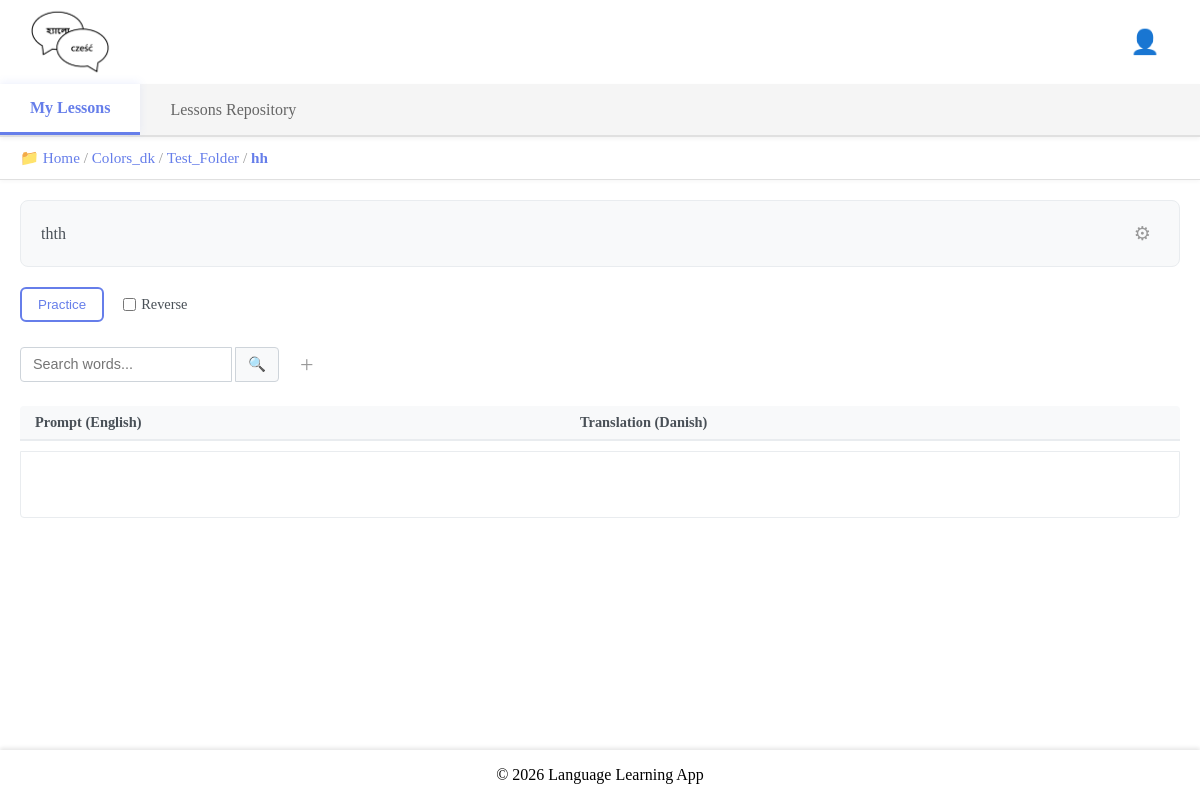
/my-lesson-details/158/ (signed in), run on an earlier commit of the app's database.
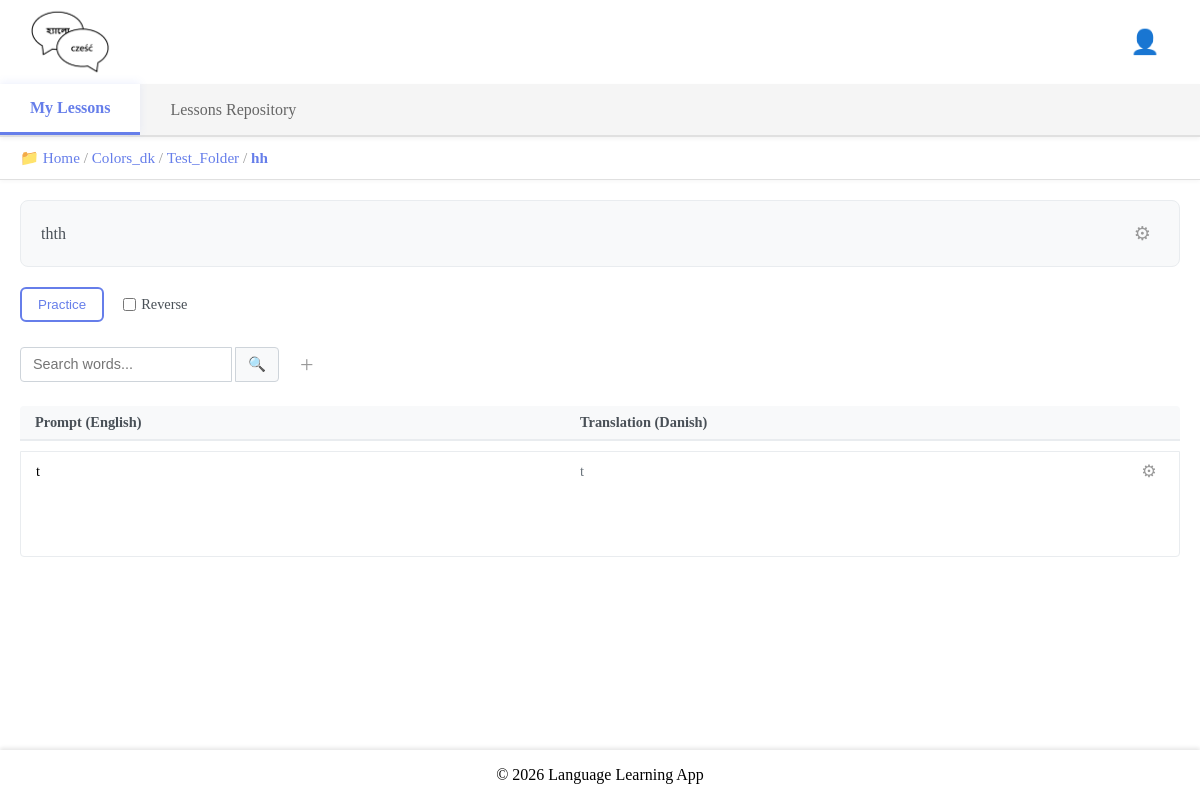
And on a later commit of the database.
### base/models.py (models this page shows, shortened)
class UserDirectory(models.Model):
    name = models.CharField(max_length=255)
    user = models.ForeignKey(
        User, on_delete=models.CASCADE, related_name="directories"
    )
    parent_directory = models.ForeignKey(
        "self",
        null=True,
        blank=True,
        on_delete=models.CASCADE,
        related_name="subdirectories",
    )
    is_root = models.BooleanField(default=False)
    created = models.DateTimeField(auto_now_add=True)
    updated = models.DateTimeField(auto_now=True)
    class Meta:
        ordering = ["name"]
        unique_together = ("user", "parent_directory", "name")
    def get_path(self):
        path = []
        current = self
        visited = set()
        while current is not None:
            if current.id in visited:
                break
            visited.add(current.id)
            path.insert(0, current)
            current = current.parent_directory
        return path

class UserWord(models.Model):
    user_lesson = models.ForeignKey(
        UserLesson,
        on_delete=models.CASCADE,
        related_name="user_words",
    )
    word = models.ForeignKey(Word, on_delete=models.CASCADE)
    current_progress = models.PositiveIntegerField(default=0)
    notes = models.TextField(blank=True)
    class Meta:
        unique_together = ("user_lesson", "word")

class Word(models.Model):
    lesson = models.ForeignKey(Lesson, on_delete=models.CASCADE, related_name="words")
    prompt = models.CharField(max_length=255)
    translation = models.CharField(max_length=255)
    usage = models.TextField(blank=True)
    prompt_audio = models.FileField(upload_to="audio/prompts/", blank=True, null=True)
    usage_audio = models.FileField(upload_to="audio/usages/", blank=True, null=True)
    hint = models.CharField(max_length=255, blank=True)
    updated = models.DateTimeField(auto_now=True)
    created = models.DateTimeField(auto_now_add=True)

### base/views.py (the view, shortened to what this page needs)
@login_required(login_url="login")
def myLessonDetails(request, my_lesson_id):
    myLesson = UserLesson.objects.select_related(
        "lesson", "lesson__author", "lesson__access_type",
        "lesson__prompt_language", "lesson__translation_language"
    ).filter(id=my_lesson_id).first()
    if not myLesson:
        return HttpResponse("You do not have this lesson.", status=404)
    if request.user.id != myLesson.user.id and not request.user.is_superuser:
        return HttpResponse("You are not allowed here!", status=403)
    lesson_words = myLesson.lesson.words.all()
    existing_userword_word_ids = set(
        UserWord.objects.filter(user_lesson=myLesson).values_list("word_id", flat=True)
    )
    missing_words = [w for w in lesson_words if w.id not in existing_userword_word_ids]
    for word in missing_words:
        UserWord.objects.create(
            user_lesson=myLesson, word=word, current_progress=0, notes=""
        )
    myWords = UserWord.objects.filter(user_lesson=myLesson).order_by(
        Lower("word__prompt")
    )
    my_Words_search_query = request.GET.get("q") or ""
    is_author = myLesson.lesson.author == request.user
    is_private = myLesson.lesson.access_type.name == "private"
    if request.user == myLesson.lesson.author or myLesson.lesson.access_type.name in [
        "write"
    ]:
        can_edit = True
    else:
        can_edit = False
    userWordForm = UserWordForm()
    if can_edit:
        if request.method == "POST":
            userWordForm = UserWordForm(request.POST)
            if userWordForm.is_valid():
                word_data = userWordForm.cleaned_data.get("word")
                prompt = (
                    word_data.prompt
                    if word_data
                    else userWordForm.cleaned_data.get("prompt")
                )
                translation = (
                    word_data.translation
                    if word_data
                    else userWordForm.cleaned_data.get("translation")
                )
                usage = (
                    word_data.usage
                    if word_data
                    else userWordForm.cleaned_data.get("usage")
                )
                hint = (
                    word_data.hint
                    if word_data
                    else userWordForm.cleaned_data.get("hint")
                )
                if Word.objects.filter(prompt=prompt, lesson=myLesson.lesson).exists():
                    messages.error(request, "This word already exists in the lesson.")
                    return redirect("my-lesson-details", my_lesson_id=myLesson.id)
                new_word = Word(
                    prompt=prompt,
                    translation=translation,
                    usage=usage,
                    hint=hint,
                    lesson=myLesson.lesson,
                )
                if request.user.userprofile.auto_generate_hints and not new_word.hint and new_word.prompt:
                    new_word.hint = new_word.prompt[0].upper()
                new_word.save()
                if new_word.prompt:
                    rel_path = generate_audio_file(
                        new_word.prompt,
                        myLesson.lesson.prompt_language,
                        "audio/prompts",
                        f"word_{new_word.id}_prompt.mp3",
                    )
                    new_word.prompt_audio = rel_path
                if new_word.usage:
                    rel_path = generate_audio_file(
                        new_word.usage,
                        myLesson.lesson.prompt_language,
                        "audio/usages",
                        f"word_{new_word.id}_usage.mp3",
                    )
                    new_word.usage_audio = rel_path
                new_word.save()
                UserWord.objects.create(
                    user_lesson=myLesson,
                    word=new_word,
                    current_progress=0,
                    notes=userWordForm.cleaned_data.get("notes", ""),
                )
                myLesson.lesson.updated = (
                    new_word.updated
                )  # Update lesson's updated time
                myLesson.lesson.changes_log = (
                    (
                        myLesson.lesson.changes_log + "\n"
                        if myLesson.lesson.changes_log
                        else ""
                    )
                    + f"{timezone.now()} Word '{new_word.prompt}' added by {request.user.username}"
                )
                myLesson.lesson.save()  # Save the lesson to update the timestamp
                messages.success(request, "Word created successfully!")
                return redirect("my-lesson-details", my_lesson_id=myLesson.id)
    current_directory = myLesson.directory
    if not current_directory:
        current_directory = UserDirectory.get_or_create_root_directory(request.user)
        myLesson.directory = current_directory
        myLesson.save()
    breadcrumb_path = current_directory.get_path()
    context = {
        "my_lesson": myLesson,
        "my_words": myWords,
        "word_form": userWordForm,
        "can_edit": can_edit,
        "is_private": is_private,
        "is_author": is_author,
        "current_directory": current_directory,
        "breadcrumb_path": breadcrumb_path,
        "breadcrumb_lesson": myLesson,
    }
    return render(request, "base/authenticated/my_lessons/my_lesson_details.html", context)

### base/models.py (called while the page is built)
    def __str__(self):
        return self.name

### base/templates/base/authenticated/my_lessons/my_lesson_details.html (shortened to what this page needs)
{% extends 'base/layouts/my_lessons_layout.html' %}
{% block tab_content %}
<div class="lesson-header-box">
    <div class="lesson-description">
        <p>{{ my_lesson.lesson.description|default:"No description available." }}</p>
    </div>
    <div class="lesson-actions">
        <div class="dropdown">
            <button class="dropdown-btn" data-menu="lesson-settings">&#9881;</button>
        </div>
    </div>
</div>
<div class="practice-section">
    <form method="GET" action="{% url 'start-practice' my_lesson.id 'normal' %}" id="practice-form">
        <button type="submit" class="practice-btn" autofocus>Practice</button>
        <label class="reverse-checkbox" title="The prompt and translation is reversed in this mode">
            <input type="checkbox" id="reverse-practice" onchange="updatePracticeUrl()">
            <span>Reverse</span>
        </label>
    </form>
</div>
<div class="search-add-section">
    <form method="GET" action="{% url 'my-lesson-details' my_lesson.id %}" class="search-form">
        <input type="text" name="q" placeholder="Search words...">
        <button type="submit" class="search-btn">🔍</button>
    </form>
    {% if can_edit %}
    <a href="{% url 'create-word' my_lesson.id %}" class="add-btn" title="Add new word">+</a>
    {% endif %}
</div>
<div class="my-lesson-container">
    <div class="words-header">
        <div class="word-prompt-header">Prompt ({{my_lesson.lesson.prompt_language}})</div>
        <div class="word-translation-header">Translation ({{my_lesson.lesson.translation_language}})</div>
    </div>
    <div class="words-list">
        {% for my_word in my_words %}
            <div class="word-item" data-url="{% url 'my-word-details' my_word.id %}">
                <div class="word-prompt">{{ my_word.word.prompt }}</div>
                <div class="word-translation">{{ my_word.word.translation }}</div>
                <div class="word-actions" onclick="event.stopPropagation()">
                    <div class="dropdown">
                        <button class="dropdown-btn" data-menu="word-{{ my_word.id }}">&#9881;</button>
                    </div>
                </div>
            </div>
        {% endfor %}
    </div>
</div>
{% endblock tab_content %}

### base/templates/base/layouts/includes/breadcrumb.html (shortened to what this page needs)
<nav class="breadcrumb-nav">
    <span>📁 </span>
    {% for dir in breadcrumb_path %}
        {% if dir.is_root %}
            <a href="{% url 'my-lessons' %}">{{ dir.name }}</a>
        {% else %}
            <a href="{% url 'my-lessons-directory' dir.id %}">{{ dir.name }}</a>
        {% endif %}
        {% if not forloop.last or breadcrumb_lesson %}
            <span> / </span>
        {% endif %}
    {% endfor %}
    {% if breadcrumb_lesson %}
        <a href="{% url 'my-lesson-details' breadcrumb_lesson.id %}" style="font-weight: bold;">{{ breadcrumb_lesson.lesson.title }}</a>
    {% endif %}
</nav>

What changed in the data, as far as the page shows it:
added UserWord: word.prompt "t", word.translation "t"
